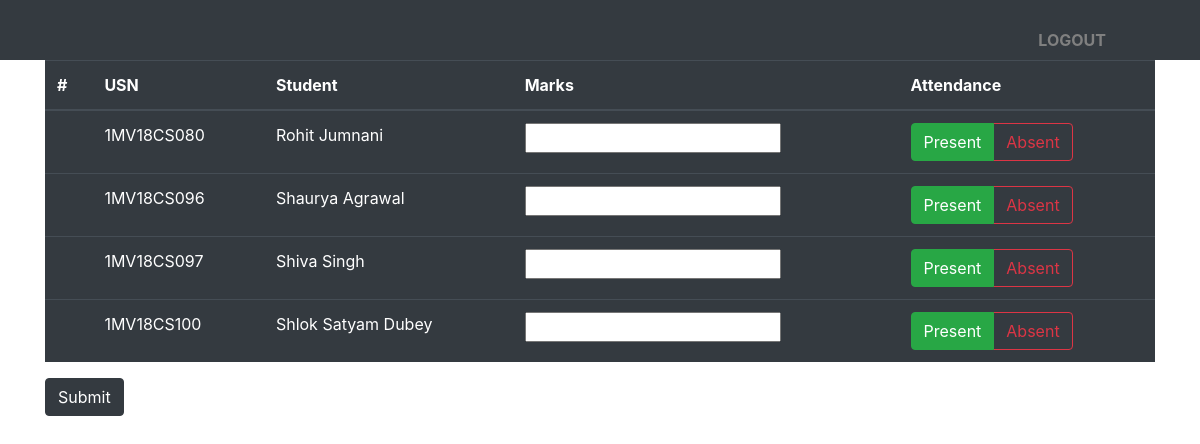
Screenshot of /info/teacher/entermarks/109 with the database file from the repository.
### info/models.py (models this page shows)
class Student(models.Model):
    user = models.OneToOneField(User, on_delete=models.CASCADE,null = True)
    dept = models.ForeignKey(Dept,on_delete = models.CASCADE,default = 'CSE')
    class_id = models.ForeignKey(Class,on_delete = models.CASCADE)
    USN = models.CharField(primary_key=True,max_length = 50)
    name = models.CharField(max_length=50)
    sex = models.CharField(max_length=10,choices = sex_choice,default='Male')
    DOB = models.DateField(default='1999-01-01')
    def __str__(self):
        return self.name

### info/views.py (the view)
# urls.py: path('teacher/entermarks/<slug:marks_id>',views.t_entermarks,name='t_entermarks'),
def t_entermarks(request,marks_id):
    mark = Marks.objects.get(id = marks_id)
    assi = mark.ass
    cl = assi.class_id
    att = cl.student_set.all().order_by('-USN')
    att = att.reverse()
    print(att)
    return render(request,'t_entermarks.html',{'mark':mark,'assi':assi,'cl':cl,'att':att})

### templates/t_entermarks.html (shortened to what this page needs)
{% extends 'base_teacher.html' %}
{% block content %}
<div class="container">
<form action="{% url 'confirm' mark.id %}" method="post">
<table class="table table-hover table-dark">
  <thead>
    <tr>
      <th scope="col">#</th>
      <th scope="col">USN</th>
      <th scope="col">Student</th>
      <th scope="col">Marks</th>
      <th scope="col">Attendance</th>
    </tr>
  </thead>
  <tbody>
{% for i in att %}
<tr>
<td></td>
<td> {{ i.USN}} </td>
<td>{{ i.name }}</td>
<td><input type="text" name="{{i.USN}}" id="{{i.USN}}"></td>
<td>
    <div class="btn-group btn-group-toggle" data-toggle="buttons">
    <label class="btn btn-outline-success active">
            <input type="radio"  id="option1" onclick="function hii(){ document.getElementById('{{i.USN}}').disabled=false;document.getElementById('{{i.USN}}').value='' };hii()"  value="present" checked> Present
        </label>
        <label class="btn btn-outline-danger">
            <input type="radio"  id="option2" onclick="function hi(){ document.getElementById('{{i.USN}}').value='absent';document.getElementById('{{i.USN}}').disabled=true; };hi()"  value="absent"> Absent
    </label>
    </div>
</td>
</tr>
{% endfor %}
</tbody>
</table>
<button type="submit" class="btn btn-dark">Submit</button>
</form>
{% endblock content %}

### rows the page displays
Student: USN "1MV18CS080", name "Rohit Jumnani"
Student: USN "1MV18CS096", name "Shaurya Agrawal"
Student: USN "1MV18CS097", name "Shiva Singh"
Student: USN "1MV18CS100", name "Shlok Satyam Dubey"
